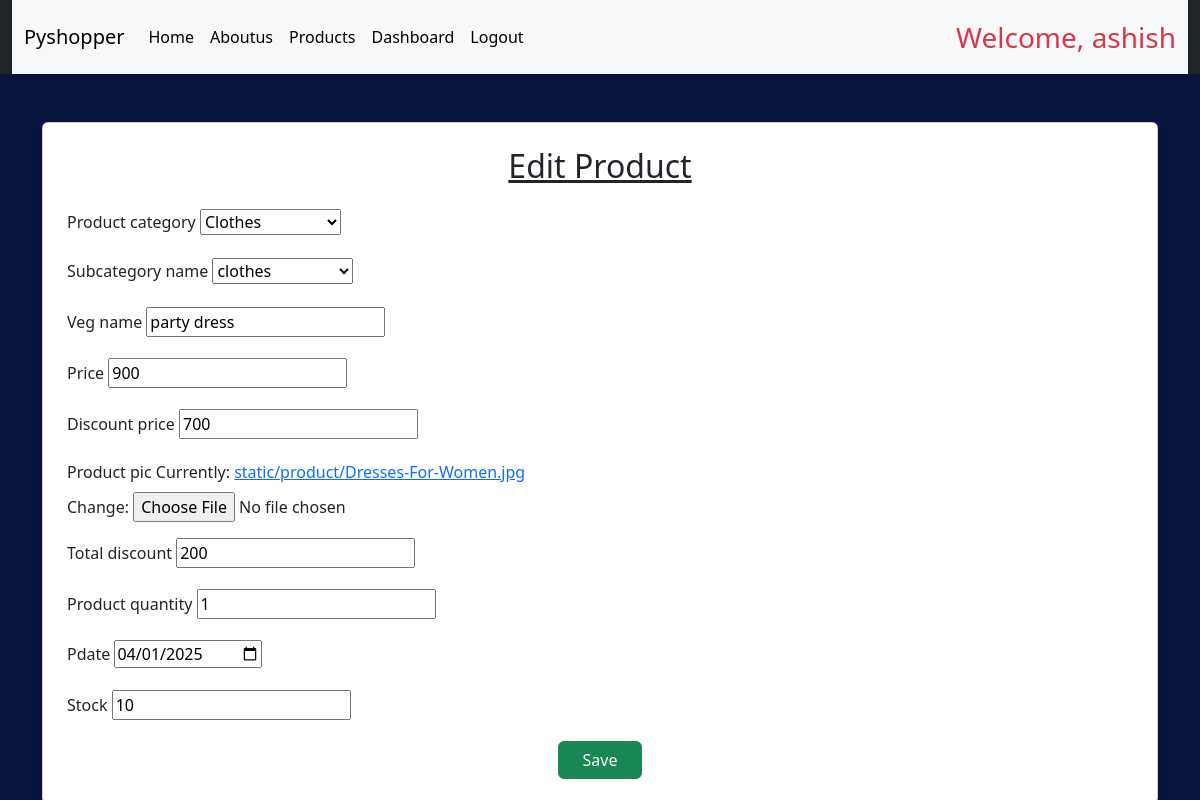
Screenshot of /seller/edit/3/ (signed in) with the database file from the repository.
### facebook/models.py (models this page shows, shortened)
class CustomUser(AbstractUser):
    USER_ROLES = (
        ('admin', 'Admin'),
        ('seller', 'Seller'),
        ('customer', 'Customer'),
    )
    email = models.EmailField(unique=True)
    user_type = models.CharField(max_length=10, choices=USER_ROLES)
    is_verified = models.BooleanField(default=False)
    is_active = models.BooleanField(default=False)
    phone = models.CharField(max_length=15, blank=True, null=True)
    address = models.TextField(blank=True, null=True)

class Myproduct(models.Model):
    seller = models.ForeignKey(CustomUser, on_delete=models.CASCADE, null=True, blank=True)
    product_category=models.ForeignKey(Category,on_delete=models.CASCADE)
    subcategory_name=models.ForeignKey(Subcategory,on_delete=models.CASCADE)
    veg_name=models.CharField(max_length=200,null=True)
    price=models.IntegerField()
    discount_price=models.IntegerField()
    product_pic=models.ImageField(upload_to='static/product/',null=True)
    total_discount=models.IntegerField()
    product_quantity=models.CharField(max_length=200)
    pdate=models.DateField()
    stock=models.PositiveIntegerField(default=0)

class Subcategory(models.Model):
    category_name=models.ForeignKey(Category,on_delete=models.CASCADE)
    subcategory_name=models.CharField(max_length=100,null=True)
    def __str__(self):
        return self.subcategory_name

### facebook/views.py (the view)
    def wrapper(request, *args, **kwargs):
        if request.user.is_authenticated and request.user.user_type == 'seller':
            return view_func(request, *args, **kwargs)
        return redirect('login')

### facebook/forms.py
class MyProductForm(forms.ModelForm):
    class Meta:
        model = Myproduct
        fields=['product_category','subcategory_name','veg_name','price','discount_price','product_pic','total_discount','product_quantity','pdate','stock']
        exclude = ['seller']
    pdate = forms.DateField(
        widget=forms.DateInput(attrs={'type': 'date'})
    )

### facebook/models.py (called while the page is built)
    def __str__(self):
        return  self.cname

### facebook/views.py (called while the page is built)
def seller_required(view_func):
    def wrapper(request, *args, **kwargs):
        if request.user.is_authenticated and request.user.user_type == 'seller':
            return view_func(request, *args, **kwargs)
        return redirect('login')
    return wrapper

@login_required
@seller_required
def edit_product(request, pk):
    product = get_object_or_404(Myproduct, pk=pk, seller=request.user)
    form = MyProductForm(request.POST or None, request.FILES or None, instance=product)
    if form.is_valid():
        form.save()
        return redirect('seller_dashboard')
    return render(request, 'product_form.html', {'form': form,'is_edit': True})

### facebook/templates/product_form.html (shortened to what this page needs)
{% extends 'base.html' %}
{% block content %}
<div class="container mt-5">
    <div class="card shadow p-4">
        <h2 class="mb-4 text-center text-dark">
            <u>{% if is_edit %}Edit Product{% else %}Add New Product{% endif %}</u>
        </h2>
        <form method="post" enctype="multipart/form-data">
            {% for field in form %}
                <div class="mb-3">
                    <label for="{{ field.id_for_label }}" class="form-label">{{ field.label }}</label>
                    {{ field }}
                </div>
            {% endfor %}
            <div class="text-center">
                <button type="submit" class="btn btn-success px-4">
                    {% if is_edit %}Save{% else %}Submit{% endif %}
                </button>
            </div>
        </form>
    </div>
</div>
{% endblock %}

### facebook/templates/nav.html (shortened to what this page needs)
<nav class="navbar navbar-expand-lg bg-body-tertiary">
    <div class="container-fluid">
      <a class="navbar-brand" href="#">Pyshopper</a>
      <div class="collapse navbar-collapse" id="navbarSupportedContent">
        <ul class="navbar-nav me-auto mb-2 mb-lg-0">
          <li class="nav-item">
            <a class="nav-link active" aria-current="page" href="{% url 'home' %}">Home</a>
          </li>
          <li class="nav-item">
            <a class="nav-link active" aria-current="page" href="{% url 'aboutus' %}">Aboutus</a>
          </li>
           <li class="nav-item">
            <a class="nav-link active" aria-current="page" href="{% url 'products' %}">Products</a>
          </li>
          {% if request.user.is_authenticated %}
          {% if user.user_type == 'admin' %}
          <a class="nav-link text-black" href="{% url 'admin_dashboard' %}">Dashboard</a>
          {% elif user.user_type == 'seller' %}
          <a class="nav-link text-black" href="{% url 'seller_dashboard' %}">Dashboard</a>
          {% elif user.user_type == 'customer' %}
          <a class="nav-link text-black" href="{% url 'customer_dashboard' %}">Dashboard</a>
          {% endif %}
            <li class="nav-item">
              <a class="nav-link text-black" href="{% url 'logout' %}">Logout</a>
            </li>
          {% endif %}
        </ul>
        {% if request.user.is_authenticated %}
        <span class="navbar-text text-danger fs-3 ms-4">
          Welcome, {{ request.user.username }}
        </span>
        {% endif %}
      </div>
    </div>
  </nav>

### facebook/static/css/style.css (style rules this page uses)
body { background-color: rgb(9, 20, 64); }

### rows the page displays
CustomUser: user.username "ashish"
Myproduct: form "Clothes" "party dress" "900" "700" "200" "1" "04/01/2025" "10"
Subcategory: form "clothes"

### other values shown
{{ field.label }} "Product category" "Subcategory name" "Veg name" "Price" "Discount price" "Product pic" "Total discount" "Product quantity" "Pdate" "Stock"
